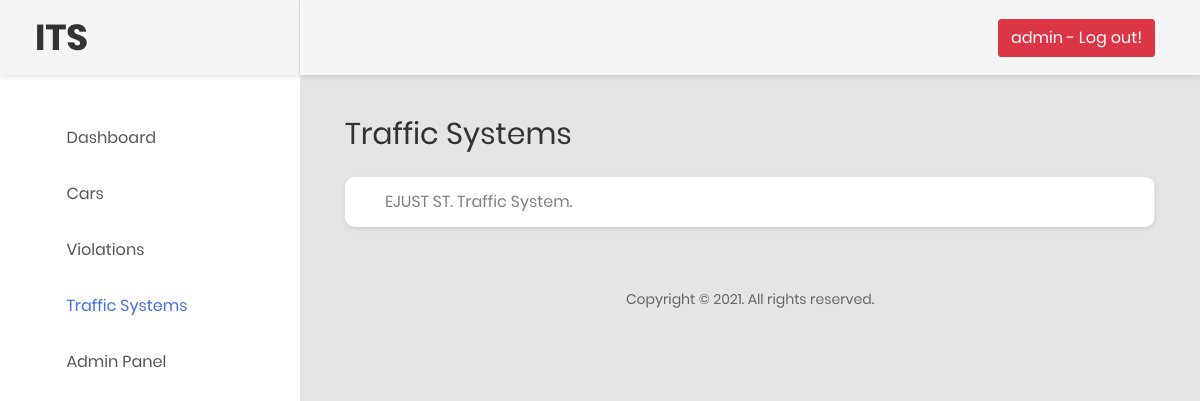
Before: /traffics/ (signed in) with the older database file.
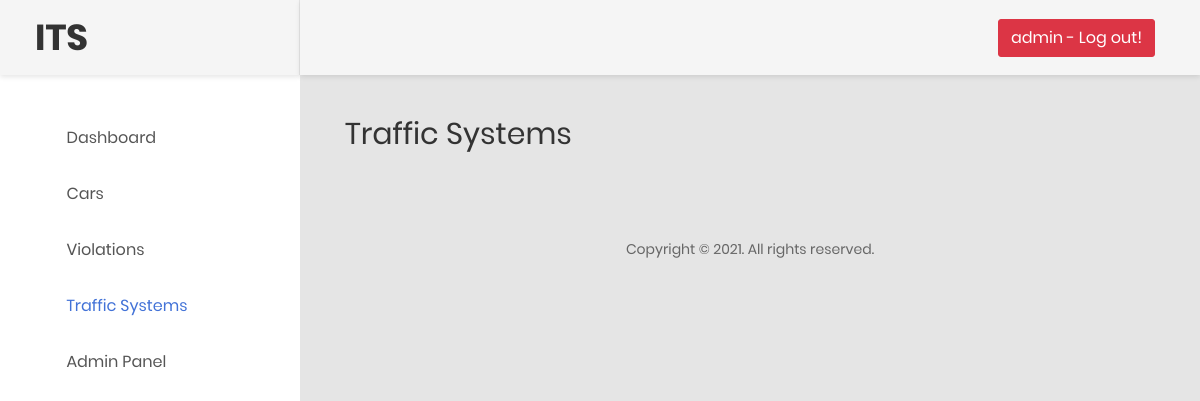
After: the same page with the newer database file.
### main/models.py (models this page shows)
class Traffic(models.Model):
    class Meta:
        verbose_name = "Traffic System"
        verbose_name_plural = "Traffic Systems"
    street = models.CharField(max_length=1000)
    additional = models.TextField(max_length=500, null=True, blank=True)
    def __str__(self) -> str:
        return self.street + ' ST. Traffic System.'

### main/views.py (the view)
# urls.py: path('traffics/', views.traffics, name='traffics'),
@login_required(login_url='/auth/login')
def traffics(request):
    traffics = Traffic.objects.all()
    context = {
        'traffics': traffics,
        }
    return render(
        request=request,
        template_name='traffics/traffics.html',
        context=context
        )

### templates/traffics/traffics.html (shortened to what this page needs)
{% extends 'base.html' %}
{% block div %}
<div class="row">
    <div class="col-lg">
        <h2 class="title-1 m-b-25">Traffic Systems</h2>
        <div class="table-responsive table--no-card m-b-40">
            <table class="table table-borderless table-striped table-earning">
                <tbody>
                    {% for traffic in traffics %}
                        <tr>
                            <td>{{traffic}}</td>
                        </tr>
                    {% endfor %}
                </tbody>
            </table>
        </div>
    </div>
</div>
{% endblock div %}

Changed rows visible on the page:
removed Traffic: street "EJUST ST. Traffic System."
